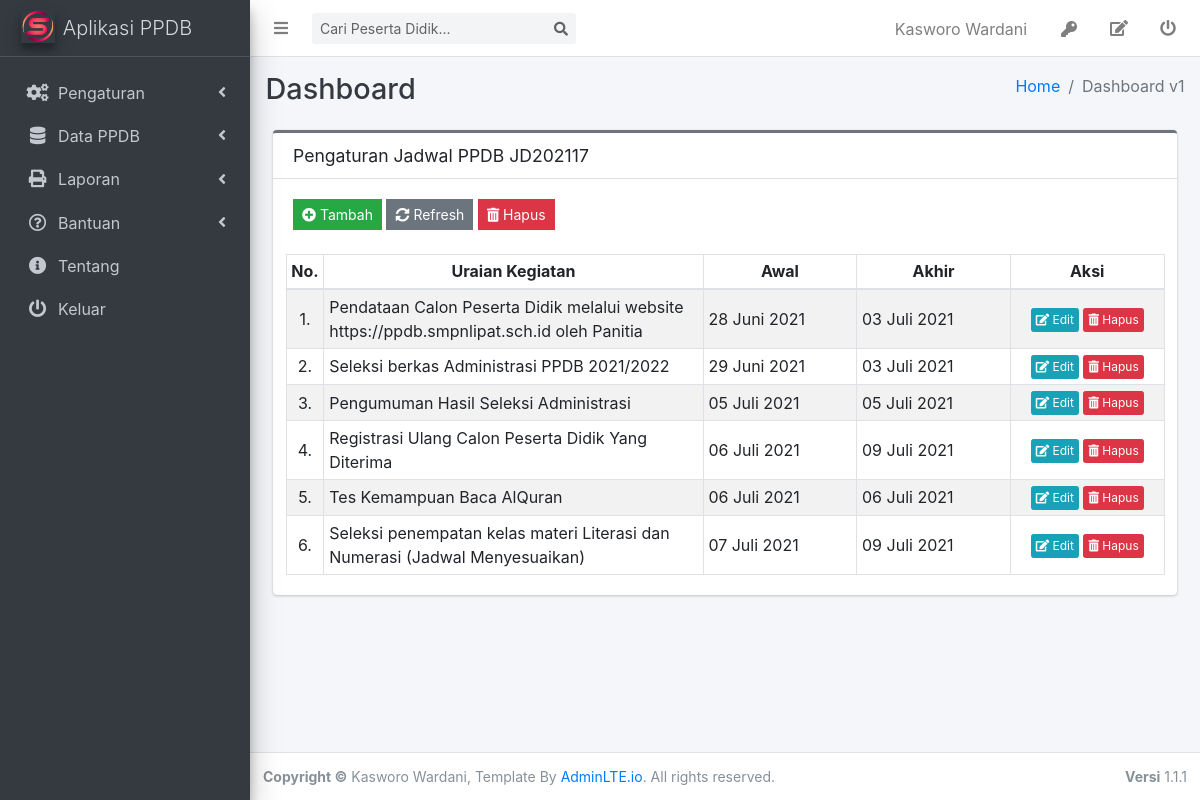
The page /admin/index.php?p=jadwal (signed in) on the database its author committed.
### tables this page shows
CREATE TABLE `tb_user` (
  `iduser` int(11) NOT NULL AUTO_INCREMENT,
  `username` varchar(50) NOT NULL,
  `nama` varchar(250) NOT NULL,
  `jbtdinas` enum('1','2','3','4','5') DEFAULT NULL,
  `passwd` varchar(250) DEFAULT NULL,
  `level` enum('0','1') DEFAULT NULL,
  `aktif` enum('0','1') DEFAULT NULL,
  `jbtpanitia` enum('1','2','3','4','5','6') NOT NULL,
  `nip` varchar(18) NOT NULL,
  `tmplahir` varchar(250) DEFAULT NULL,
  `tgllahir` date DEFAULT NULL,
  `alamat` varchar(250) NOT NULL,
  `desa` varchar(250) NOT NULL,
  `logakhir` datetime NOT NULL,
  `kec` varchar(250) NOT NULL,
  `kab` varchar(250) NOT NULL,
  `prov` varchar(250) NOT NULL,
  `kdpos` char(5) NOT NULL,
  `email` varchar(250) NOT NULL,
  `nohp` char(15) NOT NULL,
  `foto` varchar(250) NOT NULL,
  `agama` enum('A','B','C','D','E','F') DEFAULT NULL,
  `gender` enum('L','P') DEFAULT NULL,
  `tglupdate` date DEFAULT NULL,
  PRIMARY KEY (`iduser`)
);

CREATE TABLE `tb_jadwal` (
  `kdjadwal` char(10) NOT NULL,
  `kdthpel` char(5) DEFAULT NULL,
  `awal` datetime DEFAULT NULL,
  `akhir` datetime NOT NULL,
  `kegiatan` varchar(250) NOT NULL,
  `main` enum('1','0') DEFAULT NULL,
  PRIMARY KEY (`kdjadwal`)
);

### admin/dbfunction.php (called while the page is built, shortened)
<?php
    $conn=mysqli_connect("localhost","root","password");
    mysqli_select_db($conn,"smpnlipa_ppdb") or die('Error selecting MySQL database: ' . mysqli_error);
    function indonesian_date($date)
    {
        $indonesian_month = array("Januari", "Februari", "Maret",
            "April", "Mei", "Juni",
            "Juli", "Agustus", "September",
            "Oktober", "November", "Desember");
        $year        = substr($date, 0, 4);
        $month       = substr($date, 5, 2);
        $currentdate = substr($date, 8, 2);
        if($month>=1)
        {
            $result = $currentdate . " " . $indonesian_month[(int) $month - 1] . " " . $year;
        }
        else
        {
            $result = '';
        }
        return $result;
    }
    function getidjadwal(){
        global $conn;
        $sql=mysqli_query($conn, "SELECT COUNT(*) as jml, tp.kdthpel FROM tb_jadwal jd INNER JOIN tb_thpel tp ON tp.kdthpel=jd.kdthpel WHERE tp.aktif='Y'");
        $d=mysqli_fetch_assoc($sql);
        $urut=$d['jml']+1;
        $kdthpel=$d['kdthpel'];
       return "JD".$kdthpel.$urut;
    }
    function viewdata($tbl, $key='', $id='', $ord='' ){
        global $conn;
        if($key=='' && $id=='' && $ord==''){
            $sql="SELECT*FROM $tbl";
        }
        else if($key=='' && $id==''){
            $sql="SELECT*FROM $tbl ORDER BY $ord";
        }
        elseif($ord==''){
            $sql="SELECT*FROM $tbl WHERE $key='$id'";
        }
        else {
            $sql="SELECT*FROM $tbl WHERE $key = '$id' ORDER BY $ord";
        }
        $result=mysqli_query($conn, $sql);
        $rows=[];
        while($row=mysqli_fetch_assoc($result)){
            $rows[]=$row;
        }
        return $rows;
    }
    function cekdata($tbl,$key='',$id=''){
        global $conn;
        if($key=='' && $id==''){
            $sql="SELECT*FROM $tbl";
        }
        $result=mysqli_query($conn, $sql);
        return mysqli_num_rows($result);
    }
?>

### admin/jadwal_tampil.php (the view, shortened to what this page needs)
<?php
  if($level=='1'){
?>
<div class="col-sm-12">
    <div class="card card-secondary card-outline">
        <div class="card-header">
            <h4 class="card-title">Pengaturan Jadwal PPDB <?php echo getidjadwal();?></h4>
        </div>
        <div class="card-body">
            <div class="row">
                <div class="col-sm-12">
                    <button class="btn btn-flat btn-success btn-sm" id="btnTambah" data-toggle="modal" data-target="#myJadwal">
                        <i class="fas fa-plus-circle"></i>&nbsp;Tambah
                    </button>
                    <button class="btn btn-flat btn-secondary btn-sm" id="btnrefresh">
                        <i class="fas fa-sync-alt"></i>&nbsp;Refresh
                    </button>
                    <button class="btn btn-flat btn-danger btn-sm" id="btnhapus">
                        <i class="fas fa-trash-alt"></i>&nbsp;Hapus
                    </button>
                </div>
              </div>
            <br/>
            <?php
                $cekjd=cekdata("v_jadwal");
                if($cekjd>0){
            ?>
            <div class="row">
                <table width="100%" class="table-sm table-bordered table-striped" id="tbjadwal">
                    <thead>
                        <th style="text-align:center;width:2.5%">No.</th>
                        <th style="text-align:center;">Uraian Kegiatan</th>
                        <th style="text-align:center;width:17.5%">Awal</th>
                        <th style="text-align:center;width:17.5%">Akhir</th>
                        <th style="text-align:center;width:17.5%">Aksi</th>
                    </thead>
                    <tbody>
                    <?php
                        $qjd=viewdata("v_jadwal");
                        $i=0;
                        foreach($qjd as $jd)
                        {
                            $i++;
                    ?>
                        <tr>
                            <td style="text-align:center"><?php echo $i,'.';?></td>
                            <td style="text-align:left"><?php echo $jd['kegiatan'];?></td>
                            <td style="text-align:left"><?php echo indonesian_date($jd['awal']);?></td>
                            <td style="text-align:left"><?php echo indonesian_date($jd['akhir']);?></td>
                            <td style="text-align:center">
                                <a href="#myJadwal" data-toggle="modal" data-id="<?php echo $jd['kdjadwal'];?>" class="btn btn-xs btn-info editJadwal">
                                    <i class="fas fa-edit"></i>&nbsp;Edit
                                </a>
                                <button data-id="<?php echo $jd['kdjadwal'];?>" class="btn btn-xs btn-danger btnHapus">
                                    <i class="fas fa-trash-alt"></i>&nbsp;Hapus
                                </button>
                            </td>
                        </tr>
                 <?php } ?>
                    </tbody>
            </table>
        </div>
        <?php } else { ?>
              <div class="alert alert-danger">
                <p>Silahkan Tambahkan Jadwal Dulu!</p>
              </div>
<?php } ?>
    </div>
</div>
<?php } ?>

### admin/index.php (shortened to what this page needs)
<?php
	include "dbfunction.php";
	$u=viewdata("tb_user","iduser",$_COOKIE['id'])[0];
	$nama=$u['nama'];
	$level=$u['level'];
?>
<!DOCTYPE html>
<html>
<head>
	<link rel="stylesheet" href="../assets/css/all.min.css">
	<link rel="stylesheet" href="../assets/plugins/overlayScrollbars/css/OverlayScrollbars.min.css">
	<link rel="stylesheet" href="../assets/css/adminlte.min.css">
	<link rel="stylesheet" href="../assets/plugins/sweetalert2-theme-bootstrap-4/bootstrap-4.min.css">
	<link rel="stylesheet" href="../assets/plugins/toastr/toastr.min.css">
	<link rel="stylesheet" href="../assets/plugins/select2/css/select2.min.css">
	<link rel="stylesheet" href="../assets/plugins/select2-bootstrap4-theme/select2-bootstrap4.min.css">
	<link rel="stylesheet" href="../assets/plugins/datatables-bs4/css/dataTables.bootstrap4.min.css">
	<link rel="stylesheet" href="../assets/plugins/datatables-responsive/css/responsive.bootstrap4.min.css">
	<link rel="stylesheet" type="text/css" href="../assets/css/jquery.datetimepicker.css">
	<link rel="stylesheet" type="text/css" href="../assets/css/dropzone.css"/>
</head>
</head>
<body class="skihold-transition sidebar-mini layout-fixed layout-navbar-fixed layout-footer-fixed">
<div class="wrapper">
	<nav class="main-header navbar navbar-expand navbar-white navbar-light">
		<ul class="navbar-nav">
			<li class="nav-item">
				<a class="nav-link" data-widget="pushmenu" href="#" role="button">
					<i class="fas fa-bars"></i>
				</a>
			</li>
		</ul>
		<div class="form-inline ml-2">
			<div class="input-group input-group-sm">
				<input class="form-control form-control-navbar" type="search" id="dicari" placeholder="Cari Peserta Didik..." aria-label="Search">
				<div class="input-group-append">
					<button class="btn btn-navbar" id="goleki">
						<i class="fas fa-search"></i>
					</button>
				</div>
			</div>
		</div>
		<ul class="navbar-nav ml-auto">
			<li class="nav-item">
				<span class="btn nav-link">
					<?php echo $nama;?>
				</span>
			</li>
			<li class="nav-item">
				<span class="btn nav-link"  data-toggle="modal" data-target="#myPassword" title="Ganti Password">
				<i class="fas fa-key"></i>
				</span>
			</li>
			<li class="nav-item">
				<a href="index.php?p=adduser&m=3" class="nav-link" title="Edit Data">
				<i class="fas fa-edit"></i>
				</a>
			</li>
			<li class="nav-item">
				<a class="nav-link" href="logout.php" title="Keluar / Logout">
					<i class="fas fa-power-off"></i>
				</a>
		</li>
		</ul>
	</nav>
  <aside class="main-sidebar sidebar-dark-primary elevation-4">
	<a href="index.php?p=dashboard" class="brand-link">
	  <img src="../assets/img/logo.png" width="100" class="brand-image elevation-3"
		   style="opacity: 1.0">
	 <span class="brand-text font-weight-light">Aplikasi PPDB</span>
	</a>
	<div class="sidebar">
	  <nav class="mt-3 pb-3 mb-3">
		<ul class="nav nav-pills nav-sidebar flex-column" data-widget="treeview" role="menu" data-accordion="false">
			<?php	if($level=='1'){ ?>
		  <li class="nav-item has-treeview">
		  	<a href="#" class="nav-link">
				<i class="nav-icon fas fa-cogs"></i>
				<p>
					Pengaturan
				</p>
				<i class="fas fa-angle-left right"></i>
			</a>
		  </li>
		  <li class="nav-item has-treeview">
			<a href="#" class="nav-link">
			  <i class="nav-icon fas fa-database"></i>
			  <p>
				Data PPDB
				<i class="fas fa-angle-left right"></i>
			  </p>
			</a>
		  </li>
		  <li class="nav-item has-treeview">
			<a href="#" class="nav-link">
			  <i class="nav-icon fas fa-print"></i>
			  <p>
				Laporan
				<i class="fas fa-angle-left right"></i>
			  </p>
			</a>
		  </li>
		  <?php } ?>
		  <li class="nav-item">
			<a href="#" class="nav-link">
			  <i class="far fa-question-circle nav-icon"></i>
			  <p>
				Bantuan
				<i class="fas fa-angle-left right"></i>
			  </p>
			</a>
		   </li>
		   <li class="nav-item">
			   <a href="#" class="nav-link">
				 <i class="fas fa-info-circle nav-icon"></i>
				 <p>Tentang</p>
			   </a>
			</li>
			  <li class="nav-item">
				<a href="logout.php" class="nav-link">
				  <i class="fas fa-power-off nav-icon"></i>
				  <p>Keluar</p>
				</a>
			  </li>
		</ul>
	  </nav>
	</div>
  </aside>
  <div class="content-wrapper">
	<div class="content-header">
	  <div class="container-fluid">
		<div class="row mb-2">
		  <div class="col-sm-6">
			<h1 class="m-0 text-dark">Dashboard</h1>
		  </div>
		  <div class="col-sm-6">
			<ol class="breadcrumb float-sm-right">
			  <li class="breadcrumb-item"><a href="#">Home</a></li>
			  <li class="breadcrumb-item active">Dashboard v1</li>
			</ol>
		  </div>
		</div>
	  </div>
	</div>
	<section class="content">
	  <div class="container-fluid">
		<div class="form-group">
		<?php
			if(!isset($_GET['p']) || $_GET['p']=='' || $_GET['p']=='dashboard') {include "dashboard.php";}
			else if($_GET['p']=='datasekolah') {include "sekolah_tampil.php";}
			else if($_GET['p']=='datauser') {include "user_tampil.php";}
			else if($_GET['p']=='adduser'){include "user_form.php";}
			else if($_GET['p']=='jadwal') {include "jadwal_tampil.php";}
		?>
		</div>
	  </div>
	</section>
  </div>
  <footer class="main-footer text-sm">
	<strong>Copyright &copy;</strong> Kasworo Wardani, Template By <a href="http://adminlte.io">AdminLTE.io</a>.
	All rights reserved.
	<div class="float-right d-none d-sm-inline-block">
	  <b>Versi</b> 1.1.1
	</div>
  </footer>
</div>
</body>
</html>

### rows shown on the page
tb_user: nama "Kasworo Wardani"
tb_jadwal: kegiatan "Pendataan Calon Peserta Didik melalui website https://ppdb.smpnlipat.sch.id oleh Panitia", awal "28 Juni 2021", akhir "03 Juli 2021"
tb_jadwal: kegiatan "Seleksi berkas Administrasi PPDB 2021/2022", awal "29 Juni 2021", akhir "03 Juli 2021"
tb_jadwal: kegiatan "Pengumuman Hasil Seleksi Administrasi", awal "05 Juli 2021", akhir "05 Juli 2021"
tb_jadwal: kegiatan "Registrasi Ulang Calon Peserta Didik Yang Diterima", awal "06 Juli 2021", akhir "09 Juli 2021"
tb_jadwal: kegiatan "Tes Kemampuan Baca AlQuran", awal "06 Juli 2021", akhir "06 Juli 2021"
tb_jadwal: kegiatan "Seleksi penempatan kelas materi Literasi dan Numerasi (Jadwal Menyesuaikan)", awal "07 Juli 2021", akhir "09 Juli 2021"

### other values the page prints
getidjadwal() "JD202117"
